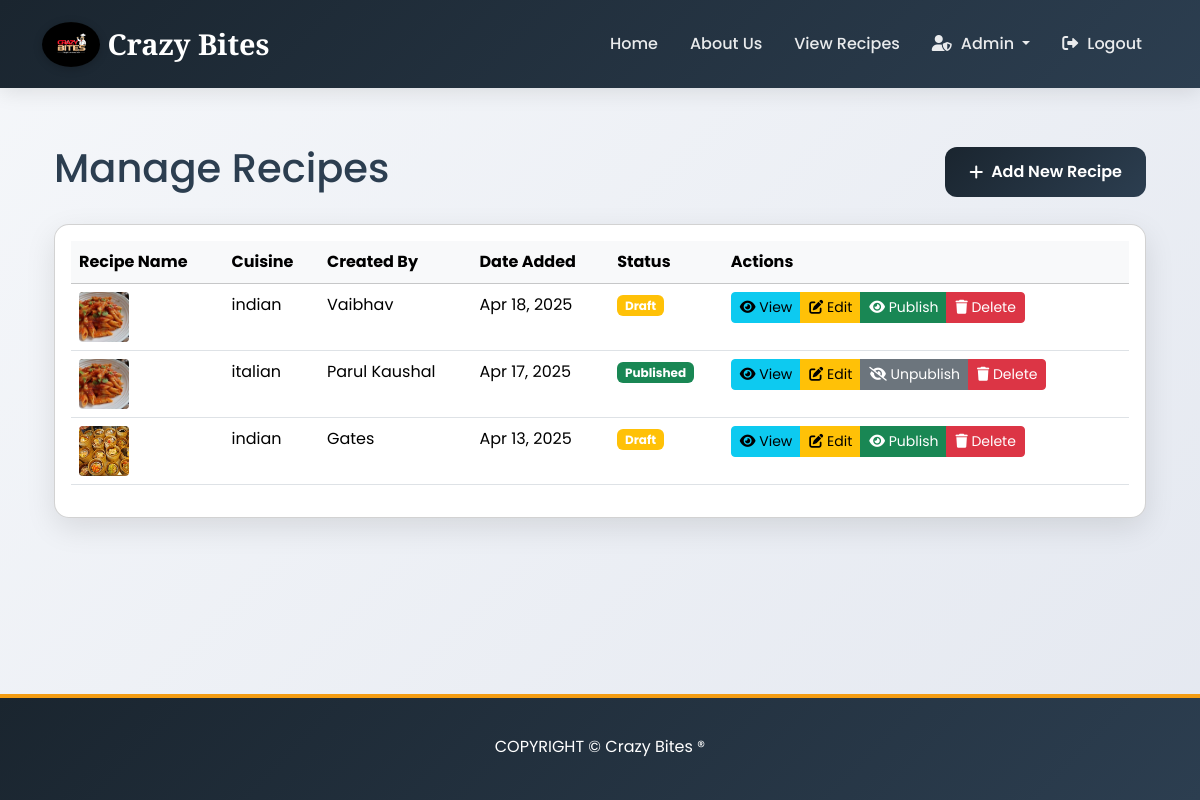
/dashboard/admin/recipes/ (signed in), run on the app's committed database.
### recipes/models.py (models this page shows, shortened)
class Recipe(models.Model):
    title = models.CharField(max_length=200)
    description = models.TextField()
    ingredients = models.TextField()  # Could be JSONField or ManyToManyField for more complexity
    instructions = models.TextField()
    cuisine = models.CharField(max_length=100, blank=True)
    meal_type = models.CharField(max_length=100, blank=True)  # e.g., Breakfast, Lunch
    image = models.ImageField(upload_to='recipes/', blank=True, null=True)
    image_url = models.URLField(max_length=500, blank=True, null=True)
    is_published = models.BooleanField(default=False)
    created_by = models.ForeignKey(User, on_delete=models.CASCADE, related_name='recipes')
    created_at = models.DateTimeField(auto_now_add=True)
    updated_at = models.DateTimeField(auto_now=True)
    class Meta:
        ordering = ['-created_at']

### recipes/views.py (the view)
# urls.py: path('dashboard/admin/recipes/', views.manage_recipes, name='manage_recipes'),
@user_passes_test(is_admin)
def manage_recipes(request):
    recipes = Recipe.objects.all().order_by('-created_at')
    context = {
        'recipes': recipes
    }
    return render(request, 'admin/manage_recipes.html', context)

### recipes/views.py (called while the page is built)
def is_admin(user):
    return user.is_staff

### recipes/templates/admin/manage_recipes.html (shortened to what this page needs)
{% extends 'base.html' %}
{% load static %}
{% block content %}
<div class="container py-4">
    <div class="d-flex justify-content-between align-items-center mb-4">
        <h1>Manage Recipes</h1>
        <a href="{% url 'add_recipe' %}" class="btn btn-primary">
            <i class="fas fa-plus"></i> Add New Recipe
        </a>
    </div>
    <div class="card">
        <div class="card-body">
            <div class="table-responsive">
                <table class="table table-hover">
                    <thead class="table-light">
                        <tr>
                            <th>Recipe Name</th>
                            <th>Cuisine</th>
                            <th>Created By</th>
                            <th>Date Added</th>
                            <th>Status</th>
                            <th>Actions</th>
                        </tr>
                    </thead>
                    <tbody>
                        {% for recipe in recipes %}
                        <tr>
                            <td>
                                {% if recipe.image %}
                                    <img src="{{ recipe.image.url }}" alt="{{ recipe.name }}" class="recipe-thumbnail me-2" style="width: 50px; height: 50px; object-fit: cover; border-radius: 4px;">
                                {% else %}
                                    <img src="{% static 'images/t.jpg' %}" alt="{{ recipe.name }}" class="recipe-thumbnail me-2" style="width: 50px; height: 50px; object-fit: cover; border-radius: 4px;">
                                {% endif %}
                            </td>
                            <td>{{ recipe.cuisine }}</td>
                            <td>{{ recipe.created_by.username }}</td>
                            <td>{{ recipe.created_at|date:"M d, Y" }}</td>
                            <td>
                                <span class="badge {% if recipe.is_published %}bg-success{% else %}bg-warning{% endif %}">
                                    {% if recipe.is_published %}Published{% else %}Draft{% endif %}
                                </span>
                            </td>
                            <td>
                                <div class="btn-group" role="group">
                                    <a href="{% url 'view_recipes' %}" class="btn btn-sm btn-info">
                                        <i class="fas fa-eye"></i> View
                                    </a>
                                    <a href="{% url 'recipe_update' recipe.id %}" class="btn btn-sm btn-warning">
                                        <i class="fas fa-edit"></i> Edit
                                    </a>
                                    <a href="{% url 'toggle_recipe_status' recipe.id %}" class="btn btn-sm {% if recipe.is_published %}btn-secondary{% else %}btn-success{% endif %}">
                                        {% if recipe.is_published %}
                                        <i class="fas fa-eye-slash"></i> Unpublish
                                        {% else %}
                                        <i class="fas fa-eye"></i> Publish
                                        {% endif %}
                                    </a>
                                    <button type="button" class="btn btn-sm btn-danger" data-bs-toggle="modal" data-bs-target="#deleteRecipeModal{{ recipe.id }}">
                                        <i class="fas fa-trash"></i> Delete
                                    </button>
                                </div>
                            </td>
                        </tr>
                        {% empty %}
                        <tr>
                            <td colspan="6" class="text-center">No recipes found.</td>
                        </tr>
                        {% endfor %}
                    </tbody>
                </table>
            </div>
        </div>
    </div>
</div>
{% endblock %}

### recipes/templates/base.html (style rules this page uses)
:root { --primary-color: #2c3e50; --secondary-color: #e74c3c; --accent-color: #f39c12; --text-color: #2c3e50; --light-bg: #f8f9fa; --dark-bg: #1a252f; --nav-bg: #1a252f; --footer-bg: #1a252f; --gradient-dark: linear-gradient(135deg, #1a252f, #2c3e50); --card-shadow: 0 10px 30px rgba(0,0,0,0.1); --hover-shadow: 0 15px 35px rgba(0,0,0,0.2); }
body { font-family: 'Poppins', sans-serif; color: var(--text-color); line-height: 1.6; background-color: var(--light-bg); background-image: linear-gradient(135deg, #f5f7fa 0%, #e4e8f0 100%); min-height: 100vh; display: flex; flex-direction: column; }
.btn-primary { background: var(--gradient-dark); color: white; border: none; padding: 0.8rem 1.5rem; border-radius: 12px; font-weight: 600; transition: all 0.3s ease; display: inline-flex; align-items: center; gap: 0.5rem; }
.btn-primary i { transition: transform 0.3s ease; }
.card { background: white; border-radius: 15px; box-shadow: var(--card-shadow); transition: all 0.4s ease; }

### data on the page
Recipe: image (picture), cuisine "indian", created_by.username "Vaibhav", created_at "Apr 18, 2025", is_published "Draft"
Recipe: image (picture), cuisine "italian", created_by.username "Parul Kaushal", created_at "Apr 17, 2025", is_published "Published"
Recipe: image (picture), cuisine "indian", created_by.username "Gates", created_at "Apr 13, 2025", is_published "Draft"
